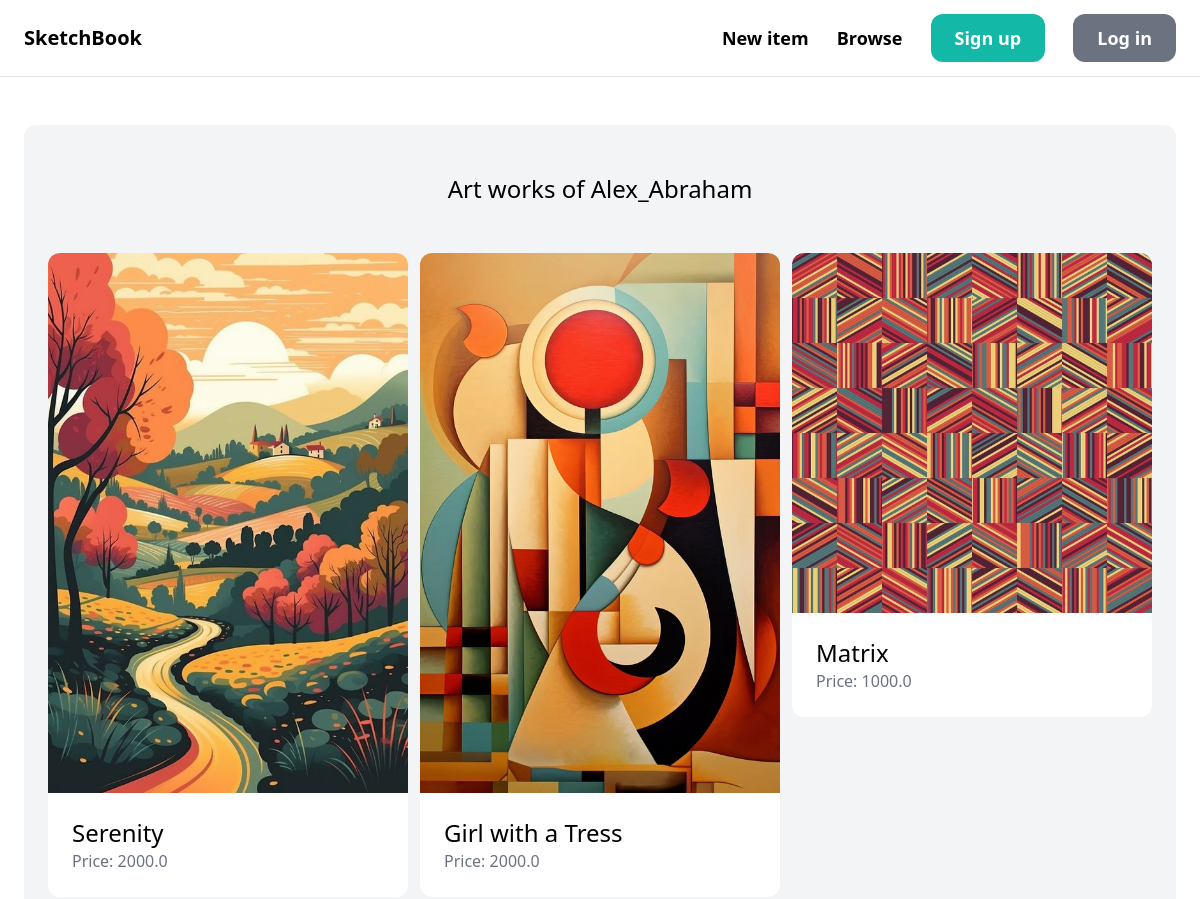
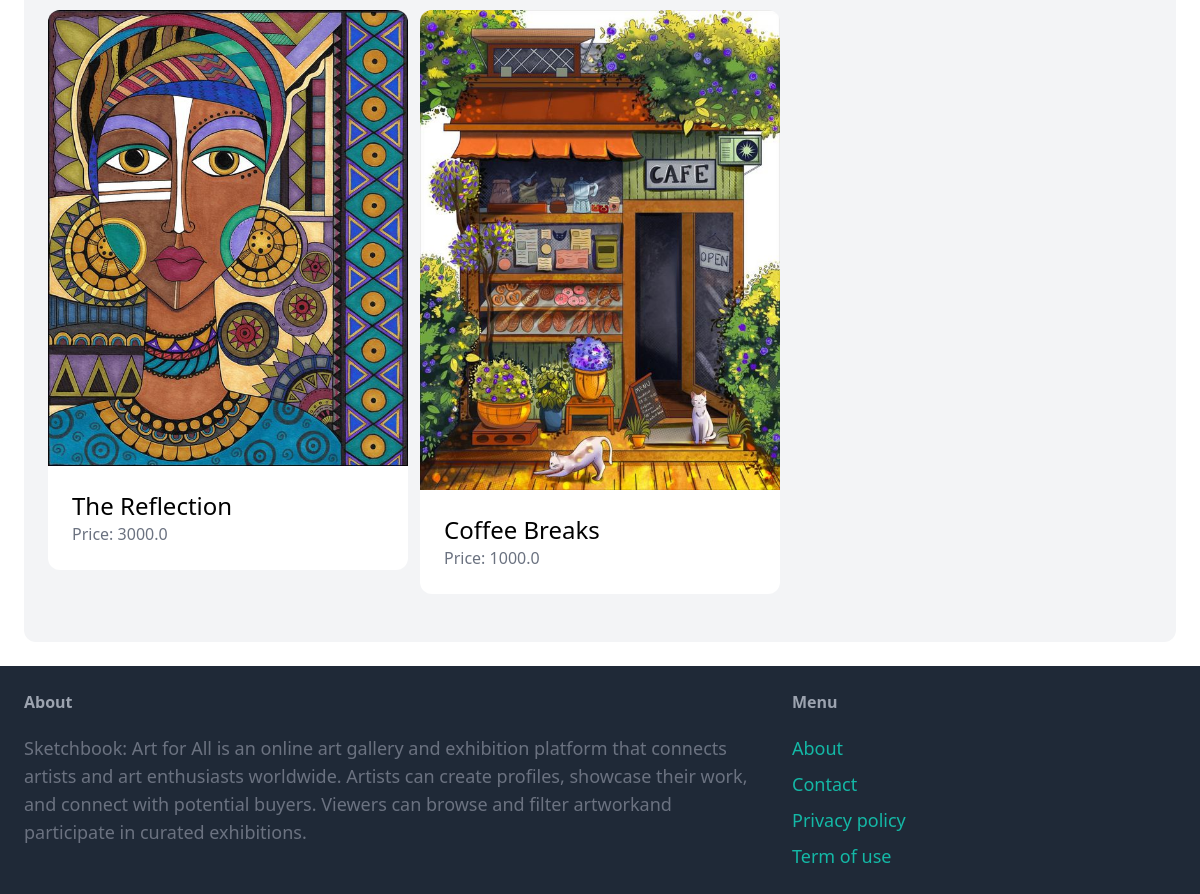
The page /exibition/2 on the database its author committed (2 pictures, top to bottom).
### item/models.py (models this page shows, shortened)
class Item(models.Model):
    category = models.ForeignKey(Category, related_name='items', on_delete=models.CASCADE)
    name = models.CharField(max_length=255)
    description = models.TextField(blank=True, null=True)
    price = models.FloatField()
    image = models.ImageField(upload_to='item_images', blank=True, null=True)
    is_sold = models.BooleanField(default=False)
    created_by = models.ForeignKey(User, related_name='items', on_delete=models.CASCADE)
    created_at = models.DateTimeField(auto_now_add=True)

### core/views.py (the view)
# urls.py: path('exibition/<int:id>', views.exibition, name='exibition'),
def exibition(request, id):
    artist = User.objects.get(id=id)
    items = Item.objects.filter(created_by=artist)
    return render(request, 'core/exibition.html', {
        'items': items,
        'user': artist,
    })

### core/templates/core/exibition.html (shortened to what this page needs)
{% extends 'core/base.html' %}
{% block content %}
    <div class="mt-6 px-6 py-12 bg-gray-100 rounded-xl">
        <h2 class="mb-12 text-2xl text-center">Art works of {{user}}</h2>
        <div class="grid grid-cols-3 gap-3">
            {% for item in items %}
                <div>
                    <a href="{% url 'item:detail' item.id %}">
                        <div>
                            <img src="{{ item.image.url }}" class="rounded-t-xl">
                        </div>
                        <div class="p-6 bg-white rounded-b-xl">
                            <h2 class="text-2xl">{{ item.name }}</h2>
                            <p class="text-gray-500">Price: {{ item.price }}</p>
                        </div>
                    </a>
                </div>
            {% endfor %}
        </div>
    </div>
{% endblock %}

### rows shown on the page
Item: image (picture), name "Serenity", price "2000.0"
Item: image (picture), name "Girl with a Tress", price "2000.0"
Item: image (picture), name "Matrix", price "1000.0"
Item: image (picture), name "The Reflection", price "3000.0"
Item: image (picture), name "Coffee Breaks", price "1000.0"

### other values the page prints
{{ user }} "Alex_Abraham"
